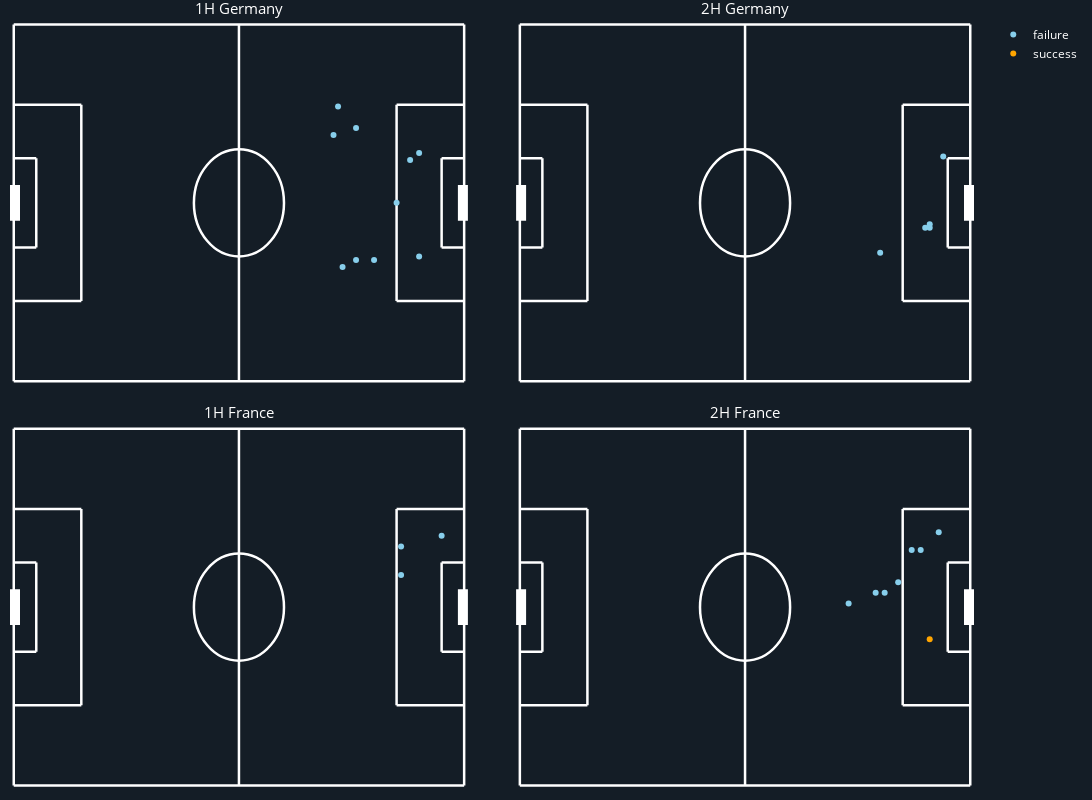

This figure's notebook cell:
### Code cell
fig.show()

### Figure 1 — Plotly figure (JSON) as saved in the notebook; plotly's stock layout.template omitted (floating-point values rounded to 4 significant figures)
{"data": [{"hoverinfo": "none", "line": {"color": "white", "width": 2.5}, "mode": "lines", "showlegend": false, "type": "scatter", "x": [0, 120], "xaxis": "x", "y": [0, 0], "yaxis": "y"}, {"hoverinfo": "none", "line": {"color": "white", "width": 2.5}, "mode": "lines", "showlegend": false, "type": "scatter", "x": [120, 120], "xaxis": "x", "y": [0, 80], "yaxis": "y"}, {"hoverinfo": "none", "line": {"color": "white", "width": 2.5}, "mode": "lines", "showlegend": false, "type": "scatter", "x": [120, 0], "xaxis": "x", "y": [80, 80], "yaxis": "y"}, {"hoverinfo": "none", "line": {"color": "white", "width": 2.5}, "mode": "lines", "showlegend": false, "type": "scatter", "x": [0, 0], "xaxis": "x", "y": [80, 0], "yaxis": "y"}, {"hoverinfo": "none", "line": {"color": "white", "width": 2.5}, "mode": "lines", "showlegend": false, "type": "scatter", "x": [60, 60], "xaxis": "x", "y": [0, 80], "yaxis": "y"}, {"hoverinfo": "none", "line": {"color": "white", "width": 2.5}, "mode": "lines", "showlegend": false, "type": "scatter", "x": [0, 18], "xaxis": "x", "y": [18, 18], "yaxis": "y"}, {"hoverinfo": "none", "line": {"color": "white", "width": 2.5}, "mode": "lines", "showlegend": false, "type": "scatter", "x": [18, 18], "xaxis": "x", "y": [18, 62], "yaxis": "y"}, {"hoverinfo": "none", "line": {"color": "white", "width": 2.5}, "mode": "lines", "showlegend": false, "type": "scatter", "x": [18, 0], "xaxis": "x", "y": [62, 62], "yaxis": "y"}, {"hoverinfo": "none", "line": {"color": "white", "width": 2.5}, "mode": "lines", "showlegend": false, "type": "scatter", "x": [0, 6], "xaxis": "x", "y": [30, 30], "yaxis": "y"}, {"hoverinfo": "none", "line": {"color": "white", "width": 2.5}, "mode": "lines", "showlegend": false, "type": "scatter", "x": [6, 6], "xaxis": "x", "y": [30, 50], "yaxis": "y"}, {"hoverinfo": "none", "line": {"color": "white", "width": 2.5}, "mode": "lines", "showlegend": false, "type": "scatter", "x": [6, 0], "xaxis": "x", "y": [50, 50], "yaxis": "y"}, {"hoverinfo": "none", "line": {"color": "white", "width": 2.5}, "mode": "lines", "showlegend": false, "type": "scatter", "x": [120, 102], "xaxis": "x", "y": [18, 18], "yaxis": "y"}, {"hoverinfo": "none", "line": {"color": "white", "width": 2.5}, "mode": "lines", "showlegend": false, "type": "scatter", "x": [102, 102], "xaxis": "x", "y": [18, 62], "yaxis": "y"}, {"hoverinfo": "none", "line": {"color": "white", "width": 2.5}, "mode": "lines", "showlegend": false, "type": "scatter", "x": [102, 120], "xaxis": "x", "y": [62, 62], "yaxis": "y"}, {"hoverinfo": "none", "line": {"color": "white", "width": 2.5}, "mode": "lines", "showlegend": false, "type": "scatter", "x": [120, 114], "xaxis": "x", "y": [30, 30], "yaxis": "y"}, {"hoverinfo": "none", "line": {"color": "white", "width": 2.5}, "mode": "lines", "showlegend": false, "type": "scatter", "x": [114, 114], "xaxis": "x", "y": [30, 50], "yaxis": "y"}, {"hoverinfo": "none", "line": {"color": "white", "width": 2.5}, "mode": "lines", "showlegend": false, "type": "scatter", "x": [114, 120], "xaxis": "x", "y": [50, 50], "yaxis": "y"}, {"hoverinfo": "none", "line": {"color": "white", "width": 12.5}, "mode": "lines", "showlegend": false, "type": "scatter", "x": [0, 0], "xaxis": "x", "y": [36, 44], "yaxis": "y"}, {"hoverinfo": "none", "line": {"color": "white", "width": 12.5}, "mode": "lines", "showlegend": false, "type": "scatter", "x": [120, 120], "xaxis": "x", "y": [36, 44], "yaxis": "y"}, {"hoverinfo": "none", "line": {"color": "white", "width": 2.5}, "mode": "lines", "showlegend": false, "type": "scatter", "x": [0, 120], "xaxis": "x2", "y": [0, 0], "yaxis": "y2"}, {"hoverinfo": "none", "line": {"color": "white", "width": 2.5}, "mode": "lines", "showlegend": false, "type": "scatter", "x": [120, 120], "xaxis": "x2", "y": [0, 80], "yaxis": "y2"}, {"hoverinfo": "none", "line": {"color": "white", "width": 2.5}, "mode": "lines", "showlegend": false, "type": "scatter", "x": [120, 0], "xaxis": "x2", "y": [80, 80], "yaxis": "y2"}, {"hoverinfo": "none", "line": {"color": "white", "width": 2.5}, "mode": "lines", "showlegend": false, "type": "scatter", "x": [0, 0], "xaxis": "x2", "y": [80, 0], "yaxis": "y2"}, {"hoverinfo": "none", "line": {"color": "white", "width": 2.5}, "mode": "lines", "showlegend": false, "type": "scatter", "x": [60, 60], "xaxis": "x2", "y": [0, 80], "yaxis": "y2"}, {"hoverinfo": "none", "line": {"color": "white", "width": 2.5}, "mode": "lines", "showlegend": false, "type": "scatter", "x": [0, 18], "xaxis": "x2", "y": [18, 18], "yaxis": "y2"}, {"hoverinfo": "none", "line": {"color": "white", "width": 2.5}, "mode": "lines", "showlegend": false, "type": "scatter", "x": [18, 18], "xaxis": "x2", "y": [18, 62], "yaxis": "y2"}, {"hoverinfo": "none", "line": {"color": "white", "width": 2.5}, "mode": "lines", "showlegend": false, "type": "scatter", "x": [18, 0], "xaxis": "x2", "y": [62, 62], "yaxis": "y2"}, {"hoverinfo": "none", "line": {"color": "white", "width": 2.5}, "mode": "lines", "showlegend": false, "type": "scatter", "x": [0, 6], "xaxis": "x2", "y": [30, 30], "yaxis": "y2"}, {"hoverinfo": "none", "line": {"color": "white", "width": 2.5}, "mode": "lines", "showlegend": false, "type": "scatter", "x": [6, 6], "xaxis": "x2", "y": [30, 50], "yaxis": "y2"}, {"hoverinfo": "none", "line": {"color": "white", "width": 2.5}, "mode": "lines", "showlegend": false, "type": "scatter", "x": [6, 0], "xaxis": "x2", "y": [50, 50], "yaxis": "y2"}, {"hoverinfo": "none", "line": {"color": "white", "width": 2.5}, "mode": "lines", "showlegend": false, "type": "scatter", "x": [120, 102], "xaxis": "x2", "y": [18, 18], "yaxis": "y2"}, {"hoverinfo": "none", "line": {"color": "white", "width": 2.5}, "mode": "lines", "showlegend": false, "type": "scatter", "x": [102, 102], "xaxis": "x2", "y": [18, 62], "yaxis": "y2"}, {"hoverinfo": "none", "line": {"color": "white", "width": 2.5}, "mode": "lines", "showlegend": false, "type": "scatter", "x": [102, 120], "xaxis": "x2", "y": [62, 62], "yaxis": "y2"}, {"hoverinfo": "none", "line": {"color": "white", "width": 2.5}, "mode": "lines", "showlegend": false, "type": "scatter", "x": [120, 114], "xaxis": "x2", "y": [30, 30], "yaxis": "y2"}, {"hoverinfo": "none", "line": {"color": "white", "width": 2.5}, "mode": "lines", "showlegend": false, "type": "scatter", "x": [114, 114], "xaxis": "x2", "y": [30, 50], "yaxis": "y2"}, {"hoverinfo": "none", "line": {"color": "white", "width": 2.5}, "mode": "lines", "showlegend": false, "type": "scatter", "x": [114, 120], "xaxis": "x2", "y": [50, 50], "yaxis": "y2"}, {"hoverinfo": "none", "line": {"color": "white", "width": 12.5}, "mode": "lines", "showlegend": false, "type": "scatter", "x": [0, 0], "xaxis": "x2", "y": [36, 44], "yaxis": "y2"}, {"hoverinfo": "none", "line": {"color": "white", "width": 12.5}, "mode": "lines", "showlegend": false, "type": "scatter", "x": [120, 120], "xaxis": "x2", "y": [36, 44], "yaxis": "y2"}, {"hoverinfo": "none", "line": {"color": "white", "width": 2.5}, "mode": "lines", "showlegend": false, "type": "scatter", "x": [0, 120], "xaxis": "x3", "y": [0, 0], "yaxis": "y3"}, {"hoverinfo": "none", "line": {"color": "white", "width": 2.5}, "mode": "lines", "showlegend": false, "type": "scatter", "x": [120, 120], "xaxis": "x3", "y": [0, 80], "yaxis": "y3"}, {"hoverinfo": "none", "line": {"color": "white", "width": 2.5}, "mode": "lines", "showlegend": false, "type": "scatter", "x": [120, 0], "xaxis": "x3", "y": [80, 80], "yaxis": "y3"}, {"hoverinfo": "none", "line": {"color": "white", "width": 2.5}, "mode": "lines", "showlegend": false, "type": "scatter", "x": [0, 0], "xaxis": "x3", "y": [80, 0], "yaxis": "y3"}, {"hoverinfo": "none", "line": {"color": "white", "width": 2.5}, "mode": "lines", "showlegend": false, "type": "scatter", "x": [60, 60], "xaxis": "x3", "y": [0, 80], "yaxis": "y3"}, {"hoverinfo": "none", "line": {"color": "white", "width": 2.5}, "mode": "lines", "showlegend": false, "type": "scatter", "x": [0, 18], "xaxis": "x3", "y": [18, 18], "yaxis": "y3"}, {"hoverinfo": "none", "line": {"color": "white", "width": 2.5}, "mode": "lines", "showlegend": false, "type": "scatter", "x": [18, 18], "xaxis": "x3", "y": [18, 62], "yaxis": "y3"}, {"hoverinfo": "none", "line": {"color": "white", "width": 2.5}, "mode": "lines", "showlegend": false, "type": "scatter", "x": [18, 0], "xaxis": "x3", "y": [62, 62], "yaxis": "y3"}, {"hoverinfo": "none", "line": {"color": "white", "width": 2.5}, "mode": "lines", "showlegend": false, "type": "scatter", "x": [0, 6], "xaxis": "x3", "y": [30, 30], "yaxis": "y3"}, {"hoverinfo": "none", "line": {"color": "white", "width": 2.5}, "mode": "lines", "showlegend": false, "type": "scatter", "x": [6, 6], "xaxis": "x3", "y": [30, 50], "yaxis": "y3"}, {"hoverinfo": "none", "line": {"color": "white", "width": 2.5}, "mode": "lines", "showlegend": false, "type": "scatter", "x": [6, 0], "xaxis": "x3", "y": [50, 50], "yaxis": "y3"}, {"hoverinfo": "none", "line": {"color": "white", "width": 2.5}, "mode": "lines", "showlegend": false, "type": "scatter", "x": [120, 102], "xaxis": "x3", "y": [18, 18], "yaxis": "y3"}, {"hoverinfo": "none", "line": {"color": "white", "width": 2.5}, "mode": "lines", "showlegend": false, "type": "scatter", "x": [102, 102], "xaxis": "x3", "y": [18, 62], "yaxis": "y3"}, {"hoverinfo": "none", "line": {"color": "white", "width": 2.5}, "mode": "lines", "showlegend": false, "type": "scatter", "x": [102, 120], "xaxis": "x3", "y": [62, 62], "yaxis": "y3"}, {"hoverinfo": "none", "line": {"color": "white", "width": 2.5}, "mode": "lines", "showlegend": false, "type": "scatter", "x": [120, 114], "xaxis": "x3", "y": [30, 30], "yaxis": "y3"}, {"hoverinfo": "none", "line": {"color": "white", "width": 2.5}, "mode": "lines", "showlegend": false, "type": "scatter", "x": [114, 114], "xaxis": "x3", "y": [30, 50], "yaxis": "y3"}, {"hoverinfo": "none", "line": {"color": "white", "width": 2.5}, "mode": "lines", "showlegend": false, "type": "scatter", "x": [114, 120], "xaxis": "x3", "y": [50, 50], "yaxis": "y3"}, {"hoverinfo": "none", "line": {"color": "white", "width": 12.5}, "mode": "lines", "showlegend": false, "type": "scatter", "x": [0, 0], "xaxis": "x3", "y": [36, 44], "yaxis": "y3"}, {"hoverinfo": "none", "line": {"color": "white", "width": 12.5}, "mode": "lines", "showlegend": false, "type": "scatter", "x": [120, 120], "xaxis": "x3", "y": [36, 44], "yaxis": "y3"}, {"hoverinfo": "none", "line": {"color": "white", "width": 2.5}, "mode": "lines", "showlegend": false, "type": "scatter", "x": [0, 120], "xaxis": "x4", "y": [0, 0], "yaxis": "y4"}, {"hoverinfo": "none", "line": {"color": "white", "width": 2.5}, "mode": "lines", "showlegend": false, "type": "scatter", "x": [120, 120], "xaxis": "x4", "y": [0, 80], "yaxis": "y4"}, {"hoverinfo": "none", "line": {"color": "white", "width": 2.5}, "mode": "lines", "showlegend": false, "type": "scatter", "x": [120, 0], "xaxis": "x4", "y": [80, 80], "yaxis": "y4"}, {"hoverinfo": "none", "line": {"color": "white", "width": 2.5}, "mode": "lines", "showlegend": false, "type": "scatter", "x": [0, 0], "xaxis": "x4", "y": [80, 0], "yaxis": "y4"}, {"hoverinfo": "none", "line": {"color": "white", "width": 2.5}, "mode": "lines", "showlegend": false, "type": "scatter", "x": [60, 60], "xaxis": "x4", "y": [0, 80], "yaxis": "y4"}, {"hoverinfo": "none", "line": {"color": "white", "width": 2.5}, "mode": "lines", "showlegend": false, "type": "scatter", "x": [0, 18], "xaxis": "x4", "y": [18, 18], "yaxis": "y4"}, {"hoverinfo": "none", "line": {"color": "white", "width": 2.5}, "mode": "lines", "showlegend": false, "type": "scatter", "x": [18, 18], "xaxis": "x4", "y": [18, 62], "yaxis": "y4"}, {"hoverinfo": "none", "line": {"color": "white", "width": 2.5}, "mode": "lines", "showlegend": false, "type": "scatter", "x": [18, 0], "xaxis": "x4", "y": [62, 62], "yaxis": "y4"}, {"hoverinfo": "none", "line": {"color": "white", "width": 2.5}, "mode": "lines", "showlegend": false, "type": "scatter", "x": [0, 6], "xaxis": "x4", "y": [30, 30], "yaxis": "y4"}, {"hoverinfo": "none", "line": {"color": "white", "width": 2.5}, "mode": "lines", "showlegend": false, "type": "scatter", "x": [6, 6], "xaxis": "x4", "y": [30, 50], "yaxis": "y4"}, {"hoverinfo": "none", "line": {"color": "white", "width": 2.5}, "mode": "lines", "showlegend": false, "type": "scatter", "x": [6, 0], "xaxis": "x4", "y": [50, 50], "yaxis": "y4"}, {"hoverinfo": "none", "line": {"color": "white", "width": 2.5}, "mode": "lines", "showlegend": false, "type": "scatter", "x": [120, 102], "xaxis": "x4", "y": [18, 18], "yaxis": "y4"}, {"hoverinfo": "none", "line": {"color": "white", "width": 2.5}, "mode": "lines", "showlegend": false, "type": "scatter", "x": [102, 102], "xaxis": "x4", "y": [18, 62], "yaxis": "y4"}, {"hoverinfo": "none", "line": {"color": "white", "width": 2.5}, "mode": "lines", "showlegend": false, "type": "scatter", "x": [102, 120], "xaxis": "x4", "y": [62, 62], "yaxis": "y4"}, {"hoverinfo": "none", "line": {"color": "white", "width": 2.5}, "mode": "lines", "showlegend": false, "type": "scatter", "x": [120, 114], "xaxis": "x4", "y": [30, 30], "yaxis": "y4"}, {"hoverinfo": "none", "line": {"color": "white", "width": 2.5}, "mode": "lines", "showlegend": false, "type": "scatter", "x": [114, 114], "xaxis": "x4", "y": [30, 50], "yaxis": "y4"}, {"hoverinfo": "none", "line": {"color": "white", "width": 2.5}, "mode": "lines", "showlegend": false, "type": "scatter", "x": [114, 120], "xaxis": "x4", "y": [50, 50], "yaxis": "y4"}, {"hoverinfo": "none", "line": {"color": "white", "width": 12.5}, "mode": "lines", "showlegend": false, "type": "scatter", "x": [0, 0], "xaxis": "x4", "y": [36, 44], "yaxis": "y4"}, {"hoverinfo": "none", "line": {"color": "white", "width": 12.5}, "mode": "lines", "showlegend": false, "type": "scatter", "x": [120, 120], "xaxis": "x4", "y": [36, 44], "yaxis": "y4"}, {"hovertext": ["player= T. Müller\n time= 12m20s\n result= failure", "player= E. Can\n time= 13m32s\n result= failure", "player= M. Özil\n time= 13m37s\n result= failure", "player= T. Müller\n time= 14m55s\n result= failure", "player= T. Kroos\n time= 20m20s\n result= failure", "player= J. Kimmich\n time= 21m25s\n result= failure", "player= B. Schweinsteiger\n time= 25m56s\n result= failure", "player= T. Kroos\n time= 28m27s\n result= failure", "player= J. Kimmich\n time= 30m42s\n result= failure", "player= T. Müller\n time= 38m18s\n result= failure"], "marker": {"color": "skyblue"}, "mode": "markers", "name": "failure", "showlegend": true, "type": "scatter", "x": [108, 102, 108, 91.2, 105.6, 96, 85.2, 86.4, 87.6, 91.2], "xaxis": "x", "y": [28, 40, 51.2, 56.8, 49.6, 27.2, 55.2, 61.6, 25.6, 27.2], "yaxis": "y"}, {"hovertext": ["player= J. Kimmich\n time= 28m23s\n result= failure", "player= S. Mustafi\n time= 33m51s\n result= failure", "player= B. Höwedes\n time= 36m41s\n result= failure", "player= J. Kimmich\n time= 47m8s\n result= failure", "player= M. Götze\n time= 47m21s\n result= failure"], "marker": {"color": "skyblue"}, "mode": "markers", "name": "failure", "showlegend": false, "type": "scatter", "x": [96, 109.2, 108, 109.2, 112.8], "xaxis": "x2", "y": [28.8, 34.4, 34.4, 35.2, 50.4], "yaxis": "y2"}, {"hovertext": ["player= A. Griezmann\n time= 6m3s\n result= failure", "player= A. Griezmann\n time= 40m55s\n result= failure", "player= O. Giroud\n time= 41m48s\n result= failure"], "marker": {"color": "skyblue"}, "mode": "markers", "name": "failure", "showlegend": false, "type": "scatter", "x": [103.2, 114, 103.2], "xaxis": "x3", "y": [47.2, 56, 53.6], "yaxis": "y3"}, {"hovertext": ["player= O. Giroud\n time= 1m4s\n result= failure", "player= A. Griezmann\n time= 1m31s\n result= failure", "player= L. Koscielny\n time= 17m41s\n result= failure", "player= D. Payet\n time= 21m57s\n result= failure", "player= P. Pogba\n time= 29m0s\n result= failure", "player= A. Griezmann\n time= 40m39s\n result= failure", "player= A. Gignac\n time= 42m28s\n result= failure"], "marker": {"color": "skyblue"}, "mode": "markers", "name": "failure", "showlegend": false, "type": "scatter", "x": [104.4, 111.6, 106.8, 94.8, 87.6, 100.8, 97.2], "xaxis": "x4", "y": [52.8, 56.8, 52.8, 43.2, 40.8, 45.6, 43.2], "yaxis": "y4"}, {"hovertext": ["player= A. Griezmann\n time= 26m34s\n result= success"], "marker": {"color": "orange"}, "mode": "markers", "name": "success", "showlegend": true, "type": "scatter", "visible": true, "x": [109.2], "xaxis": "x4", "y": [32.8], "yaxis": "y4"}], "layout": {"annotations": [{"font": {"color": "white", "size": 15}, "showarrow": false, "text": "1H Germany", "x": 0.2375, "xanchor": "center", "xref": "paper", "y": 1, "yanchor": "bottom", "yref": "paper"}, {"font": {"color": "white", "size": 15}, "showarrow": false, "text": "2H Germany", "x": 0.7625, "xanchor": "center", "xref": "paper", "y": 1, "yanchor": "bottom", "yref": "paper"}, {"font": {"color": "white", "size": 15}, "showarrow": false, "text": "1H France", "x": 0.2375, "xanchor": "center", "xref": "paper", "y": 0.475, "yanchor": "bottom", "yref": "paper"}, {"font": {"color": "white", "size": 15}, "showarrow": false, "text": "2H France", "x": 0.7625, "xanchor": "center", "xref": "paper", "y": 0.475, "yanchor": "bottom", "yref": "paper"}], "autosize": true, "height": 800, "legend": {"font": {"color": "white"}}, "margin": {"b": 10, "l": 10, "r": 10, "t": 20}, "paper_bgcolor": "rgb(20,29,38)", "plot_bgcolor": "rgb(20,29,38)", "shapes": [{"line": {"color": "white", "width": 2.5}, "type": "circle", "x0": 48, "x1": 72, "xref": "x", "y0": 28, "y1": 52, "yref": "y"}, {"line": {"color": "white", "width": 2.5}, "type": "circle", "x0": 48, "x1": 72, "xref": "x2", "y0": 28, "y1": 52, "yref": "y2"}, {"line": {"color": "white", "width": 2.5}, "type": "circle", "x0": 48, "x1": 72, "xref": "x3", "y0": 28, "y1": 52, "yref": "y3"}, {"line": {"color": "white", "width": 2.5}, "type": "circle", "x0": 48, "x1": 72, "xref": "x4", "y0": 28, "y1": 52, "yref": "y4"}], "width": 1200, "xaxis": {"anchor": "y", "domain": [0, 0.475], "range": [-1, 121], "type": "linear", "visible": false}, "xaxis2": {"anchor": "y2", "domain": [0.525, 1], "range": [-1, 121], "type": "linear", "visible": false}, "xaxis3": {"anchor": "y3", "domain": [0, 0.475], "range": [-1, 121], "type": "linear", "visible": false}, "xaxis4": {"anchor": "y4", "domain": [0.525, 1], "range": [-1, 121], "type": "linear", "visible": false}, "yaxis": {"anchor": "x", "domain": [0.525, 1], "range": [-1, 81], "type": "linear", "visible": false}, "yaxis2": {"anchor": "x2", "domain": [0.525, 1], "range": [-1, 81], "type": "linear", "visible": false}, "yaxis3": {"anchor": "x3", "domain": [0, 0.475], "range": [-1, 81], "type": "linear", "visible": false}, "yaxis4": {"anchor": "x4", "domain": [0, 0.475], "range": [-1, 81], "type": "linear", "visible": false}}}
